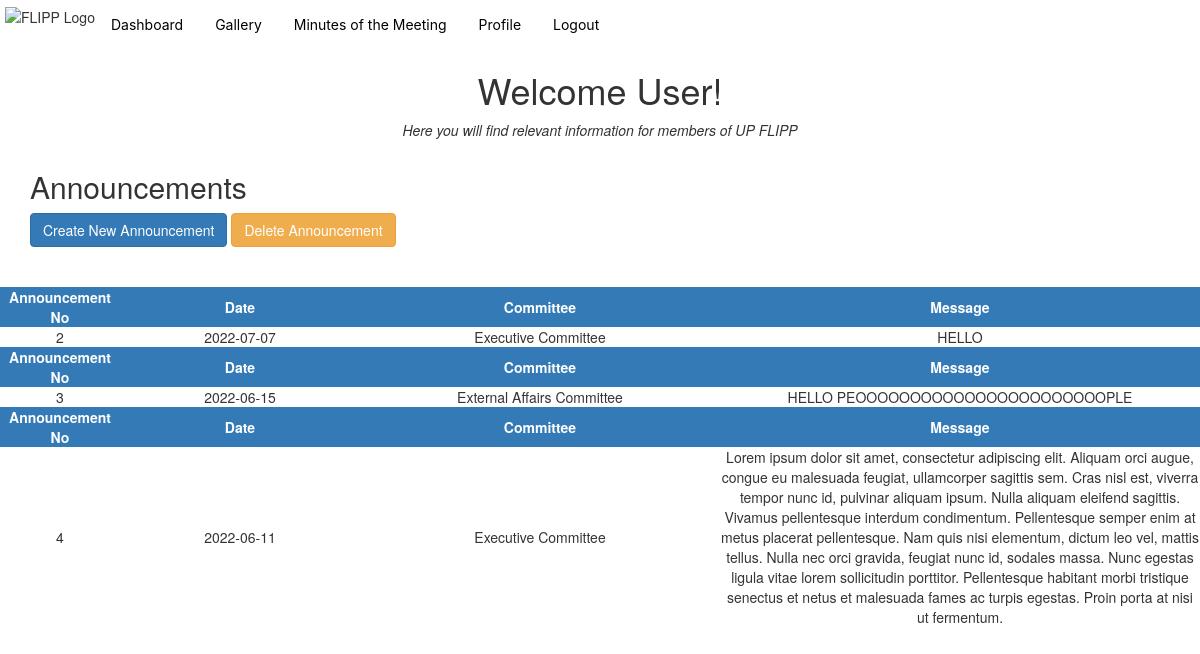
Page /dashboard (signed in) on the earlier database version.
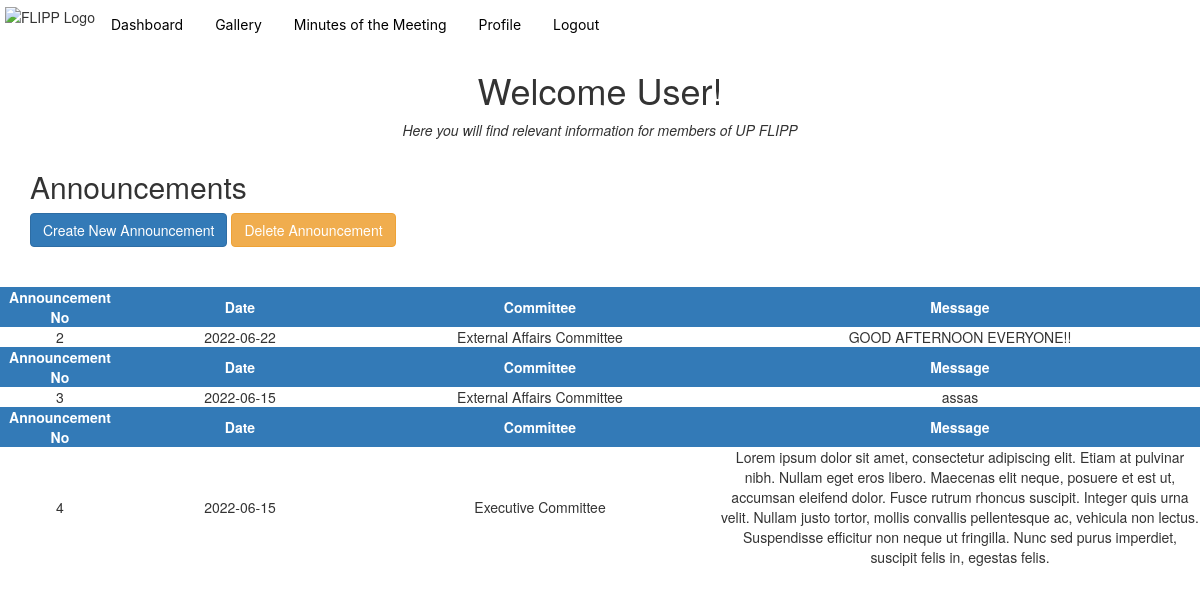
Same page on the later database version.
### app.py (models this page shows)
class Announcement(db.Model, UserMixin):
    id = db.Column(db.Integer, primary_key=True)
    date = db.Column(db.String(20), nullable=False)
    committee = db.Column(db.String(30), nullable=False)
    message = db.Column(db.String, nullable=False)

### app.py (the view)
@app.route('/dashboard', methods=["GET"])
@login_required
def dashboard():
    announcements = Announcement.query.all()
    return render_template("dashboard.html", announcements=announcements)

### app.py (called while the page is built)
@login_manager.user_loader
def load_user(user_id):
    return User.query.get(int(user_id))

### templates/dashboard.html (shortened to what this page needs)
{% extends 'base2.html'%} {% block title %} Home {% endblock %}
{% block content %}
<link rel="stylesheet" href="https://maxcdn.bootstrapcdn.com/bootstrap/3.4.1/css/bootstrap.min.css">
<body>
    <div class="text-center"><h1>Welcome User!</h1></div>
    <div class="text-center">
        <p><i>Here you will find relevant information for members of UP FLIPP</i></p>
    </div>
    <div class="container" >
        <h2 stlye="text-align:left;">Announcements</h2>
    <a class="btn btn-primary" href="{{ url_for('create') }}">Create New Announcement</a>          <a class="btn btn-warning" href="{{ url_for('delete_announcement') }}">Delete Announcement</a>
    </div>
  <br>
    <div>
<br>
 {% for announcement in announcements %}
<table class="fixed" width="100%">
    <col width="10%" />
    <col width="20%" />
    <col width="30%" />
    <col width="40%" />
    <tr>
        <th style="text-align:center;  background-color: #337ab7; color: white;">Announcement No</th>
        <th style="text-align:center; background-color: #337ab7; color: white;">Date</th>
        <th style="text-align:center; background-color: #337ab7; color: white;">Committee</th>
        <th style="text-align:center; background-color: #337ab7; color: white;">Message</th>
    </tr>
    <tr>
        <td style="text-align:center;">{{ announcement.id }}</td>
        <td style="text-align:center;">{{ announcement.date }}</td>
        <td style="text-align:center;">{{ announcement.committee }}</td>
        <td style="text-align:center;">{{ announcement.message }}</td>
    </tr>
</table>
 {% endfor %}
  <br><p></p>
</body>
{% endblock %}

### templates/base2.html (shortened to what this page needs)
<!DOCTYPE html>
<html lang="en">
<head>
    <link rel="stylesheet" href={{ url_for('static', filename='navbar/navbar.css') }}>
</head>
<ul>
  <li><img class = "header-img" src = {{ url_for('static', filename='navbar/FLIPP_LOGO.png') }} alt = "FLIPP Logo"></li>
  <li><a href="{{ url_for('dashboard') }}">Dashboard</a></li>
  <li><a href="{{ url_for('gallery') }}">Gallery</a></li>
  <li><a href="{{ url_for('minutes') }}"">Minutes of the Meeting</a></li>
  <li><a href="{{ url_for('profile') }}"">Profile</a></li>
  <li><a href="{{ url_for('logout') }}"">Logout</a></li>
</ul>
<body>
<link rel="stylesheet" href="https://maxcdn.bootstrapcdn.com/bootstrap/3.4.1/css/bootstrap.min.css">
    {% block content %}
    {% endblock %}
</body>
</html>

### static/navbar/navbar.css (style rules this page uses)
body { background-color: rgb(247, 247, 247); }
.header-img { position: static; left: 0px; top: 0px; width: 35px; height: 35px; z-index: +1; }
ul { list-style-type: none; margin: 0; padding: 5px; overflow: hidden; background-color: #ffffff; box-shadow: 5px #ececec; }
li { float: left; }
li a, .dropbtn { display: inline-block; color: #000000; font-family: 'Inter', sans-serif; text-align: center; justify-content: center; padding: 10px 16px; text-decoration: none; }

Differences in the rows shown:
changed Announcement id 2: date "2022-07-07" → "2022-06-22"; committee "Executive Committee" → "External Affairs Committee"; message "HELLO" → "GOOD AFTERNOON EVERYONE!!"
changed Announcement id 3: message "HELLO PEOOOOOOOOOOOOOOOOOOOOOOOPLE" → "assas"
changed Announcement "Executive Committee": date "2022-06-11" → "2022-06-15"; message "…amet, consectetur adipiscing elit. Aliquam orci augue, congue eu malesuada feugiat, ullamcorper sagittis sem. Cras nisl est, viverra tempor nunc id, pulvinar aliquam ipsum. Nulla aliquam eleifend sagittis. Vivamus pellentesque interdum condimentum. Pellentesque semper enim at metus placerat pellentesque. Nam quis nisi elementum, dictum leo vel, mattis tellus. Nulla nec orci gravida, feugiat nunc id, sodales massa. Nunc egestas ligula vitae lorem sollicitudin porttitor. Pellentesque habitant morbi tristique senectus et netus et malesuada fames ac turpis egestas. Proin porta at nisi ut fermentum." → "…amet, consectetur adipiscing elit. Etiam at pulvinar nibh. Nullam eget eros libero. Maecenas elit neque, posuere et est ut, accumsan eleifend dolor. Fusce rutrum rhoncus suscipit. Integer quis urna velit. Nullam justo tortor, mollis convallis pellentesque ac, vehicula non lectus. Suspendisse efficitur non neque ut fringilla. Nunc sed purus imperdiet, suscipit felis in, egestas felis."
